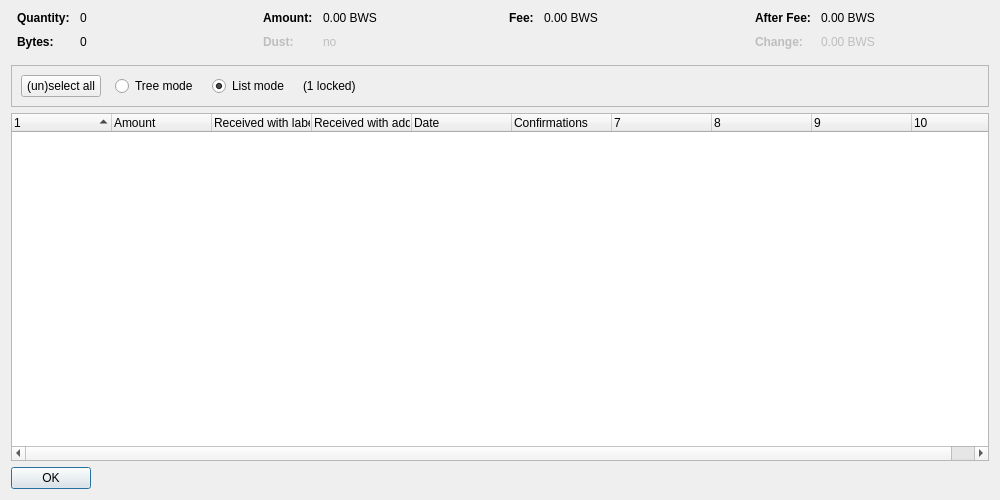
<?xml version="1.0" encoding="UTF-8"?>
<ui version="4.0">
 <class>CoinControlDialog</class>
 <widget class="QDialog" name="CoinControlDialog">
  <property name="geometry">
   <rect>
    <x>0</x>
    <y>0</y>
    <width>1000</width>
    <height>500</height>
   </rect>
  </property>
  <property name="windowTitle">
   <string>Coin Selection</string>
  </property>
  <layout class="QVBoxLayout" name="verticalLayout">
   <item>
    <layout class="QHBoxLayout" name="horizontalLayoutTop" stretch="0,0,0,0">
     <property name="topMargin">
      <number>0</number>
     </property>
     <property name="bottomMargin">
      <number>10</number>
     </property>
     <item>
      <layout class="QFormLayout" name="formLayoutCoinControl1">
       <property name="horizontalSpacing">
        <number>10</number>
       </property>
       <property name="verticalSpacing">
        <number>10</number>
       </property>
       <property name="leftMargin">
        <number>6</number>
       </property>
       <property name="rightMargin">
        <number>6</number>
       </property>
       <item row="0" column="0">
        <widget class="QLabel" name="labelCoinControlQuantityText">
         <property name="font">
          <font>
           <weight>75</weight>
           <bold>true</bold>
          </font>
         </property>
         <property name="text">
          <string>Quantity:</string>
         </property>
        </widget>
       </item>
       <item row="0" column="1">
        <widget class="QLabel" name="labelCoinControlQuantity">
         <property name="cursor">
          <cursorShape>IBeamCursor</cursorShape>
         </property>
         <property name="contextMenuPolicy">
          <enum>Qt::ActionsContextMenu</enum>
         </property>
         <property name="text">
          <string notr="true">0</string>
         </property>
         <property name="textInteractionFlags">
          <set>Qt::LinksAccessibleByMouse|Qt::TextSelectableByKeyboard|Qt::TextSelectableByMouse</set>
         </property>
        </widget>
       </item>
       <item row="1" column="0">
        <widget class="QLabel" name="labelCoinControlBytesText">
         <property name="font">
          <font>
           <weight>75</weight>
           <bold>true</bold>
          </font>
         </property>
         <property name="text">
          <string>Bytes:</string>
         </property>
        </widget>
       </item>
       <item row="1" column="1">
        <widget class="QLabel" name="labelCoinControlBytes">
         <property name="cursor">
          <cursorShape>IBeamCursor</cursorShape>
         </property>
         <property name="contextMenuPolicy">
          <enum>Qt::ActionsContextMenu</enum>
         </property>
         <property name="text">
          <string notr="true">0</string>
         </property>
         <property name="textInteractionFlags">
          <set>Qt::LinksAccessibleByMouse|Qt::TextSelectableByKeyboard|Qt::TextSelectableByMouse</set>
         </property>
        </widget>
       </item>
      </layout>
     </item>
     <item>
      <layout class="QFormLayout" name="formLayoutCoinControl2">
       <property name="horizontalSpacing">
        <number>10</number>
       </property>
       <property name="verticalSpacing">
        <number>10</number>
       </property>
       <property name="leftMargin">
        <number>6</number>
       </property>
       <property name="rightMargin">
        <number>6</number>
       </property>
       <item row="0" column="0">
        <widget class="QLabel" name="labelCoinControlAmountText">
         <property name="font">
          <font>
           <weight>75</weight>
           <bold>true</bold>
          </font>
         </property>
         <property name="text">
          <string>Amount:</string>
         </property>
        </widget>
       </item>
       <item row="0" column="1">
        <widget class="QLabel" name="labelCoinControlAmount">
         <property name="cursor">
          <cursorShape>IBeamCursor</cursorShape>
         </property>
         <property name="contextMenuPolicy">
          <enum>Qt::ActionsContextMenu</enum>
         </property>
         <property name="text">
          <string notr="true">0.00 BWS</string>
         </property>
         <property name="textInteractionFlags">
          <set>Qt::LinksAccessibleByMouse|Qt::TextSelectableByKeyboard|Qt::TextSelectableByMouse</set>
         </property>
        </widget>
       </item>
       <item row="1" column="0">
        <widget class="QLabel" name="labelCoinControlLowOutputText">
         <property name="enabled">
          <bool>false</bool>
         </property>
         <property name="font">
          <font>
           <weight>75</weight>
           <bold>true</bold>
          </font>
         </property>
         <property name="text">
          <string>Dust:</string>
         </property>
        </widget>
       </item>
       <item row="1" column="1">
        <widget class="QLabel" name="labelCoinControlLowOutput">
         <property name="enabled">
          <bool>false</bool>
         </property>
         <property name="cursor">
          <cursorShape>IBeamCursor</cursorShape>
         </property>
         <property name="contextMenuPolicy">
          <enum>Qt::ActionsContextMenu</enum>
         </property>
         <property name="text">
          <string notr="true">no</string>
         </property>
         <property name="textInteractionFlags">
          <set>Qt::LinksAccessibleByMouse|Qt::TextSelectableByKeyboard|Qt::TextSelectableByMouse</set>
         </property>
        </widget>
       </item>
      </layout>
     </item>
     <item>
      <layout class="QFormLayout" name="formLayoutCoinControl3">
       <property name="horizontalSpacing">
        <number>10</number>
       </property>
       <property name="verticalSpacing">
        <number>10</number>
       </property>
       <property name="leftMargin">
        <number>6</number>
       </property>
       <property name="rightMargin">
        <number>6</number>
       </property>
       <item row="0" column="0">
        <widget class="QLabel" name="labelCoinControlFeeText">
         <property name="font">
          <font>
           <weight>75</weight>
           <bold>true</bold>
          </font>
         </property>
         <property name="text">
          <string>Fee:</string>
         </property>
        </widget>
       </item>
       <item row="0" column="1">
        <widget class="QLabel" name="labelCoinControlFee">
         <property name="cursor">
          <cursorShape>IBeamCursor</cursorShape>
         </property>
         <property name="contextMenuPolicy">
          <enum>Qt::ActionsContextMenu</enum>
         </property>
         <property name="text">
          <string notr="true">0.00 BWS</string>
         </property>
         <property name="textInteractionFlags">
          <set>Qt::LinksAccessibleByMouse|Qt::TextSelectableByKeyboard|Qt::TextSelectableByMouse</set>
         </property>
        </widget>
       </item>
      </layout>
     </item>
     <item>
      <layout class="QFormLayout" name="formLayoutCoinControl4">
       <property name="horizontalSpacing">
        <number>10</number>
       </property>
       <property name="verticalSpacing">
        <number>10</number>
       </property>
       <property name="leftMargin">
        <number>6</number>
       </property>
       <property name="rightMargin">
        <number>6</number>
       </property>
       <item row="0" column="0">
        <widget class="QLabel" name="labelCoinControlAfterFeeText">
         <property name="font">
          <font>
           <weight>75</weight>
           <bold>true</bold>
          </font>
         </property>
         <property name="text">
          <string>After Fee:</string>
         </property>
        </widget>
       </item>
       <item row="0" column="1">
        <widget class="QLabel" name="labelCoinControlAfterFee">
         <property name="cursor">
          <cursorShape>IBeamCursor</cursorShape>
         </property>
         <property name="contextMenuPolicy">
          <enum>Qt::ActionsContextMenu</enum>
         </property>
         <property name="text">
          <string notr="true">0.00 BWS</string>
         </property>
         <property name="textInteractionFlags">
          <set>Qt::LinksAccessibleByMouse|Qt::TextSelectableByKeyboard|Qt::TextSelectableByMouse</set>
         </property>
        </widget>
       </item>
       <item row="1" column="0">
        <widget class="QLabel" name="labelCoinControlChangeText">
         <property name="enabled">
          <bool>false</bool>
         </property>
         <property name="font">
          <font>
           <weight>75</weight>
           <bold>true</bold>
          </font>
         </property>
         <property name="text">
          <string>Change:</string>
         </property>
        </widget>
       </item>
       <item row="1" column="1">
        <widget class="QLabel" name="labelCoinControlChange">
         <property name="enabled">
          <bool>false</bool>
         </property>
         <property name="cursor">
          <cursorShape>IBeamCursor</cursorShape>
         </property>
         <property name="contextMenuPolicy">
          <enum>Qt::ActionsContextMenu</enum>
         </property>
         <property name="text">
          <string notr="true">0.00 BWS</string>
         </property>
         <property name="textInteractionFlags">
          <set>Qt::LinksAccessibleByMouse|Qt::TextSelectableByKeyboard|Qt::TextSelectableByMouse</set>
         </property>
        </widget>
       </item>
      </layout>
     </item>
    </layout>
   </item>
   <item>
    <widget class="QFrame" name="frame">
     <property name="minimumSize">
      <size>
       <width>0</width>
       <height>40</height>
      </size>
     </property>
     <property name="frameShape">
      <enum>QFrame::StyledPanel</enum>
     </property>
     <property name="frameShadow">
      <enum>QFrame::Sunken</enum>
     </property>
     <layout class="QHBoxLayout" name="horizontalLayout">
      <item>
       <layout class="QHBoxLayout" name="horizontalLayoutPanel" stretch="0,0,0,0,0">
        <property name="spacing">
         <number>14</number>
        </property>
        <item>
         <widget class="QPushButton" name="pushButtonSelectAll">
          <property name="sizePolicy">
           <sizepolicy hsizetype="Maximum" vsizetype="Fixed">
            <horstretch>0</horstretch>
            <verstretch>0</verstretch>
           </sizepolicy>
          </property>
          <property name="text">
           <string>(un)select all</string>
          </property>
          <property name="autoDefault">
           <bool>false</bool>
          </property>
         </widget>
        </item>
        <item>
         <widget class="QRadioButton" name="radioTreeMode">
          <property name="sizePolicy">
           <sizepolicy hsizetype="Maximum" vsizetype="Fixed">
            <horstretch>0</horstretch>
            <verstretch>0</verstretch>
           </sizepolicy>
          </property>
          <property name="text">
           <string>Tree mode</string>
          </property>
         </widget>
        </item>
        <item>
         <widget class="QRadioButton" name="radioListMode">
          <property name="sizePolicy">
           <sizepolicy hsizetype="Maximum" vsizetype="Fixed">
            <horstretch>0</horstretch>
            <verstretch>0</verstretch>
           </sizepolicy>
          </property>
          <property name="text">
           <string>List mode</string>
          </property>
          <property name="checked">
           <bool>true</bool>
          </property>
         </widget>
        </item>
        <item>
         <widget class="QLabel" name="labelLocked">
          <property name="text">
           <string notr="true">(1 locked)</string>
          </property>
         </widget>
        </item>
        <item>
         <spacer name="horizontalSpacer">
          <property name="orientation">
           <enum>Qt::Horizontal</enum>
          </property>
          <property name="sizeHint" stdset="0">
           <size>
            <width>40</width>
            <height>20</height>
           </size>
          </property>
         </spacer>
        </item>
       </layout>
      </item>
     </layout>
    </widget>
   </item>
   <item>
    <widget class="CoinControlTreeWidget" name="treeWidget">
     <property name="contextMenuPolicy">
      <enum>Qt::CustomContextMenu</enum>
     </property>
     <property name="sortingEnabled">
      <bool>false</bool>
     </property>
     <property name="columnCount">
      <number>10</number>
     </property>
     <attribute name="headerShowSortIndicator" stdset="0">
      <bool>true</bool>
     </attribute>
     <attribute name="headerStretchLastSection">
      <bool>false</bool>
     </attribute>
     <column>
      <property name="text">
       <string/>
      </property>
     </column>
     <column>
      <property name="text">
       <string>Amount</string>
      </property>
     </column>
     <column>
      <property name="text">
       <string>Received with label</string>
      </property>
     </column>
     <column>
      <property name="text">
       <string>Received with address</string>
      </property>
     </column>
     <column>
      <property name="text">
       <string>Date</string>
      </property>
     </column>
     <column>
      <property name="text">
       <string>Confirmations</string>
      </property>
      <property name="toolTip">
       <string>Confirmed</string>
      </property>
     </column>
     <column>
      <property name="text">
       <string/>
      </property>
     </column>
     <column>
      <property name="text">
       <string/>
      </property>
     </column>
     <column>
      <property name="text">
       <string/>
      </property>
     </column>
     <column>
      <property name="text">
       <string/>
      </property>
     </column>
    </widget>
   </item>
   <item>
    <widget class="QDialogButtonBox" name="buttonBox">
     <property name="sizePolicy">
      <sizepolicy hsizetype="Maximum" vsizetype="Fixed">
       <horstretch>0</horstretch>
       <verstretch>0</verstretch>
      </sizepolicy>
     </property>
     <property name="orientation">
      <enum>Qt::Horizontal</enum>
     </property>
     <property name="standardButtons">
      <set>QDialogButtonBox::Ok</set>
     </property>
    </widget>
   </item>
  </layout>
 </widget>
 <customwidgets>
  <customwidget>
   <class>CoinControlTreeWidget</class>
   <extends>QTreeWidget</extends>
   <header>coincontroltreewidget.h</header>
  </customwidget>
 </customwidgets>
 <resources/>
 <connections/>
</ui>
